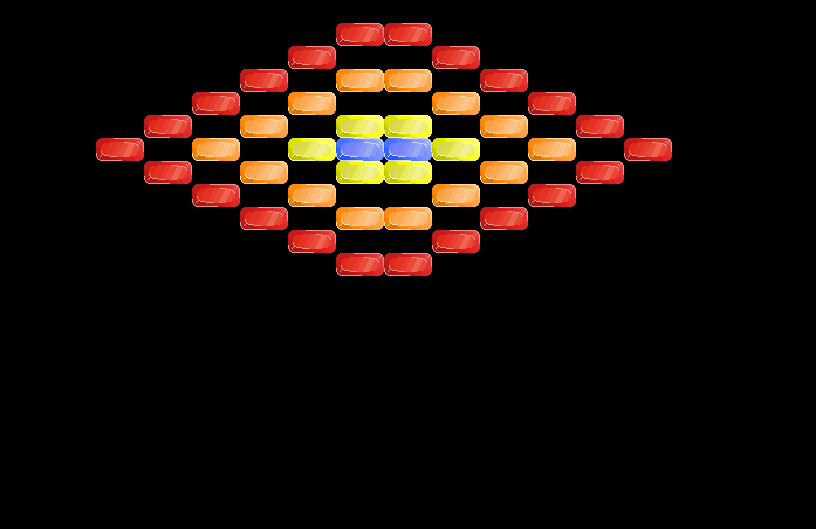

Rendered tile map (Tiled .tmx) drawn with the repository's tilesets; below, a short description and the full map source, tile grids included:
An orthogonal 17x23 tile map with 48x23 px tiles, 1 tile layer (Calque de Tile 1), 5 tilesets.

<map version="1.2" tiledversion="1.2.1" orientation="orthogonal" renderorder="left-up" width="17" height="23" tilewidth="48" tileheight="23" infinite="0" nextlayerid="2" nextobjectid="1">
 <tileset firstgid="1" source="3.tsx" />
 <tileset firstgid="2" source="4.tsx" />
 <tileset firstgid="3" source="5.tsx" />
 <tileset firstgid="4" source="6.tsx" />
 <tileset firstgid="5" source="1.tsx" />
 <layer id="1" name="Calque de Tile 1" width="17" height="23">
  <data encoding="csv">
0,0,0,0,0,0,0,0,0,0,0,0,0,0,0,0,0,
0,0,0,0,0,0,0,3,3,0,0,0,0,0,0,0,0,
0,0,0,0,0,0,3,0,0,3,0,0,0,0,0,0,0,
0,0,0,0,0,3,0,1,1,0,3,0,0,0,0,0,0,
0,0,0,0,3,0,1,0,0,1,0,3,0,0,0,0,0,
0,0,0,3,0,1,0,4,4,0,1,0,3,0,0,0,0,
0,0,3,0,1,0,4,5,5,4,0,1,0,3,0,0,0,
0,0,0,3,0,1,0,4,4,0,1,0,3,0,0,0,0,
0,0,0,0,3,0,1,0,0,1,0,3,0,0,0,0,0,
0,0,0,0,0,3,0,1,1,0,3,0,0,0,0,0,0,
0,0,0,0,0,0,3,0,0,3,0,0,0,0,0,0,0,
0,0,0,0,0,0,0,3,3,0,0,0,0,0,0,0,0,
0,0,0,0,0,0,0,0,0,0,0,0,0,0,0,0,0,
0,0,0,0,0,0,0,0,0,0,0,0,0,0,0,0,0,
0,0,0,0,0,0,0,0,0,0,0,0,0,0,0,0,0,
0,0,0,0,0,0,0,0,0,0,0,0,0,0,0,0,0,
0,0,0,0,0,0,0,0,0,0,0,0,0,0,0,0,0,
0,0,0,0,0,0,0,0,0,0,0,0,0,0,0,0,0,
0,0,0,0,0,0,0,0,0,0,0,0,0,0,0,0,0,
0,0,0,0,0,0,0,0,0,0,0,0,0,0,0,0,0,
0,0,0,0,0,0,0,0,0,0,0,0,0,0,0,0,0,
0,0,0,0,0,0,0,0,0,0,0,0,0,0,0,0,0,
0,0,0,0,0,0,0,0,0,0,0,0,0,0,0,0,0
</data>
 </layer>
</map>